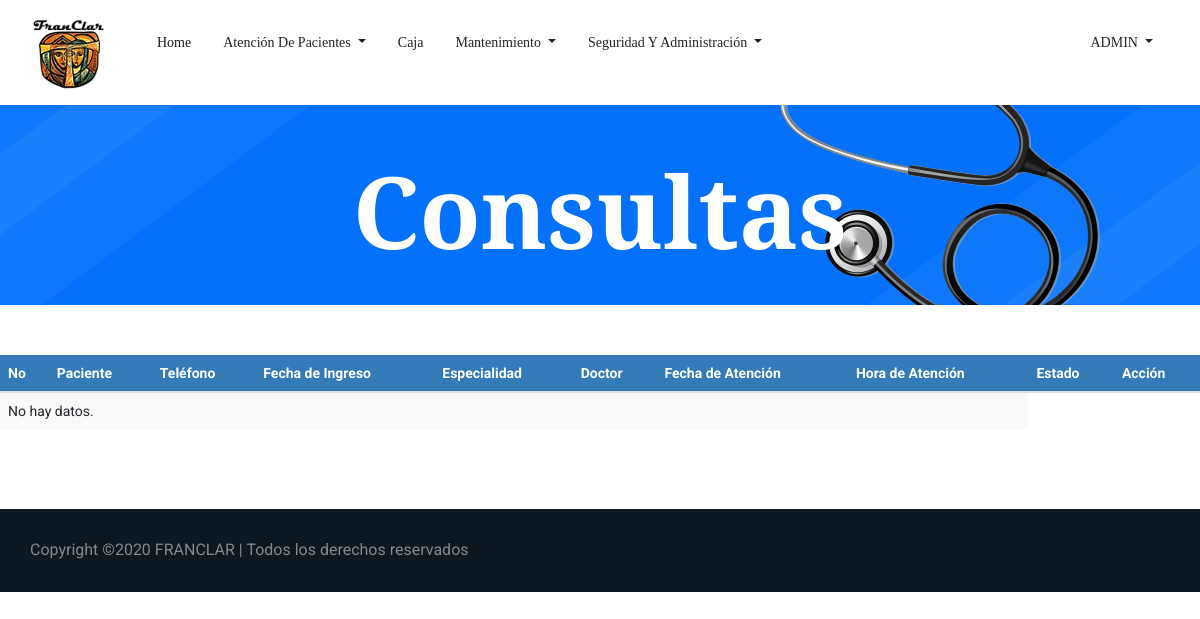
The page /Consulta.php (signed in) on the database as committed earlier.
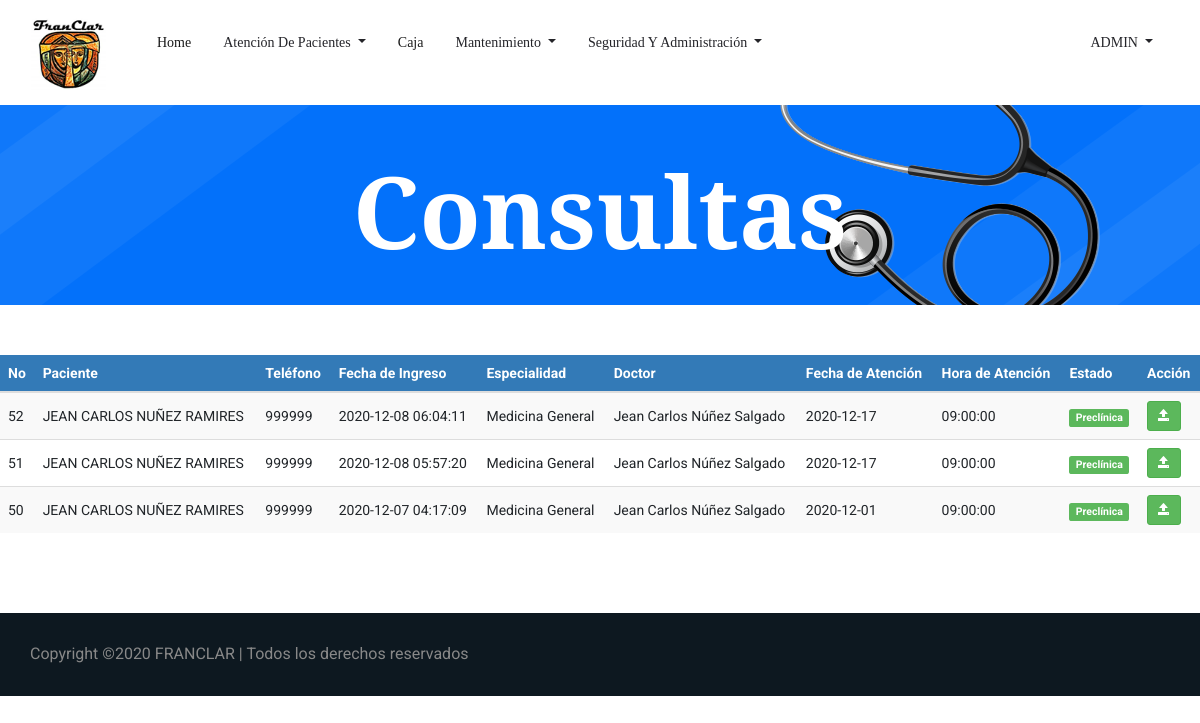
The same page on the database as committed later.
### tables this page shows
CREATE TABLE `tbl_citas` (
  `ID_Cita` bigint(3) NOT NULL,
  `ID_Paciente` int(3) NOT NULL,
  `ID_Usuario` bigint(3) NOT NULL,
  `ID_Empleado` int(3) NOT NULL,
  `ID_Especialidad` int(3) NOT NULL,
  `ID_Estado` int(3) NOT NULL,
  `Fec_Creacion` timestamp NOT NULL DEFAULT current_timestamp(),
  `Fec_Atencion` date NOT NULL,
  `Hora_Atencion` time NOT NULL,
  `Precio` int(5) NOT NULL,
  `Usuario_crea` bigint(3) DEFAULT NULL,
  `Fec_crea` date DEFAULT NULL,
  `Usuario_modif` bigint(3) DEFAULT NULL,
  `Fec_modif` date DEFAULT NULL
);

CREATE TABLE `tbl_pacientes` (
  `ID_Paciente` int(3) NOT NULL,
  `cedula` varchar(13) NOT NULL,
  `ID_Sexo` int(1) NOT NULL,
  `ID_Est_Civil` int(3) NOT NULL,
  `ID_Tipo_Sangre` int(3) NOT NULL,
  `ID_Religion` int(3) NOT NULL,
  `ID_TipoPaciente` int(3) NOT NULL,
  `Nom_Paciente` varchar(255) NOT NULL,
  `Fec_Nacimiento` date NOT NULL,
  `Edad` int(3) NOT NULL,
  `Dir_Paciente` varchar(255) NOT NULL,
  `Tel_Paciente` int(8) NOT NULL,
  `Cel_Paciente` int(8) NOT NULL,
  `Email` varchar(50) NOT NULL,
  `Contacto_Emergencia` varchar(40) NOT NULL,
  `ID_Parentesco` int(3) NOT NULL,
  `Tel_Emergencia` int(8) NOT NULL,
  `Cel_Emergencia` int(8) NOT NULL,
  `Antecedentes_Personales` varchar(500) DEFAULT NULL,
  `Antecedentes_Hospitalarios` varchar(500) DEFAULT NULL,
  `Antecedentes_Alergicos` varchar(500) DEFAULT NULL,
  `Antecedentes_Familiares` varchar(500) DEFAULT NULL,
  `Habitos` varchar(500) DEFAULT NULL,
  `Usuario_crea` bigint(3) DEFAULT NULL,
  `Fec_crea` date DEFAULT NULL,
  `Usuario_modif` bigint(3) DEFAULT NULL,
  `Fec_modif` date DEFAULT NULL
);

CREATE TABLE `tbl_especialidad` (
  `ID_especialidad` int(3) NOT NULL,
  `Descripcion_espec` varchar(30) NOT NULL,
  `Precio` int(5) NOT NULL
);

CREATE TABLE `tbl_empleado` (
  `ID_Empleado` int(3) NOT NULL,
  `Nom_Empleado` varchar(50) NOT NULL,
  `ID_Sexo` int(1) NOT NULL,
  `ID_Est_Civil` int(3) NOT NULL,
  `ID_Cargo` int(3) NOT NULL,
  `ID_Especialidad` int(3) NOT NULL,
  `Cedula` varchar(13) NOT NULL,
  `Fec_Nacimiento` date NOT NULL,
  `Dir_Empleado` varchar(255) NOT NULL,
  `Tel_Empleado` int(8) NOT NULL,
  `Cel_Empleado` int(8) NOT NULL,
  `Salario` int(6) NOT NULL,
  `Usuario_crea` bigint(3) DEFAULT NULL,
  `Fec_crea` date DEFAULT NULL,
  `Usuario_modif` bigint(3) DEFAULT NULL,
  `Fec_modif` date DEFAULT NULL
);

CREATE TABLE `tbl_estado_cita` (
  `ID_Estado` int(3) NOT NULL,
  `Descripcion_est_cita` varchar(20) NOT NULL
);

### Consulta.php (the view, shortened to what this page needs)
<!doctype html>
<html lang="es">
<?php
include 'head.php'
?>
<body>
    <?php
    include 'header.php'
    ?>
    <section class="breadcrumb_part breadcrumb_bg">
        <div class="container">
            <div class="row">
                <div class="col-lg-12">
                    <div class="breadcrumb_iner">
                        <div class="breadcrumb_iner_item">
                            <h2>Consultas</h2>
                        </div>
                    </div>
                </div>
            </div>
        </div>
    </section>
    <br>
	<br>
    <div class="table-responsive">
			<table id="datatableUsuarios" class="table table-striped table-hover" cellspacing="0" width="100%">
            	<thead>
				<tr>
					<th>No</th>
					<th>Paciente</th>
					<th>Teléfono</th>
					<th>Fecha de Ingreso</th>
					<th>Especialidad</th>
                    <th>Doctor</th>
                    <th>Fecha de Atención</th>
                    <th>Hora de Atención</th>
                    <th>Estado</th>
				    <th>Acción</th>
				</tr>
				</thead>
				<tbody>
				<?php
				$sql = mysqli_query($con, "SELECT tbl_citas.ID_Cita,
				tbl_pacientes.Nom_Paciente,
				tbl_pacientes.Cel_Paciente,
				tbl_citas.Fec_Creacion,
				tbl_especialidad.Descripcion_espec,
				tbl_empleado.Nom_Empleado,
				tbl_citas.Fec_Atencion,
				tbl_citas.Hora_Atencion,
				tbl_estado_cita.Descripcion_est_cita FROM tbl_citas
				INNER JOIN tbl_pacientes on tbl_citas.ID_Paciente = tbl_pacientes.ID_Paciente
				INNER JOIN tbl_especialidad on tbl_citas.ID_Especialidad = tbl_especialidad.ID_Especialidad
				INNER JOIN tbl_empleado on tbl_citas.ID_Empleado = tbl_empleado.ID_Empleado
				INNER JOIN tbl_estado_cita on tbl_citas.ID_Estado = tbl_estado_cita.ID_Estado WHERE tbl_estado_cita.ID_Estado = 2 ORDER BY tbl_citas.Fec_Creacion DESC");
				if(mysqli_num_rows($sql) == 0){
					echo '<tr><td colspan="8">No hay datos.</td></tr>';
				}else{
					while($row = mysqli_fetch_assoc($sql)){
						echo '
						<tr>
						<td>'.$row['ID_Cita'].'</td>
						<td>'.$row['Nom_Paciente'].'</td>
						<td>'.$row['Cel_Paciente'].'</td>
						<td>'.$row['Fec_Creacion'].'</td>
						<td>'.$row['Descripcion_espec'].'</td>
						<td>'.$row['Nom_Empleado'].'</td>
						<td>'.$row['Fec_Atencion'].'</td>
						<td>'.$row['Hora_Atencion'].'</td>
						<td><span class="label label-success">'.$row['Descripcion_est_cita'].'</span></td>
						<td>
                            <a href="agregarconsulta.php?nik='.$row['ID_Cita'].'" title="Realizar Consulta" class="btn btn-success btn-sm"><span class="glyphicon glyphicon-open" aria-hidden="true"></span></a>
						</td>
						</tr>
						';
					}
				}
				?>
			</table>
		 </div>
         <br>
     <br>
     <br>
    <?php
        include 'Copyright.php'
    ?>
</body>
</html>

Rows that differ between the two databases and show on the page:
added tbl_citas: ID_Cita "52", ID_Paciente.Nom_Paciente "JEAN CARLOS NUÑEZ RAMIRES", ID_Paciente.Cel_Paciente "999999", Fec_Creacion "2020-12-08 06:04:11", ID_Especialidad.Descripcion_espec "Medicina General", ID_Empleado.Nom_Empleado "Jean Carlos Núñez Salgado", Fec_Atencion "2020-12-17", Hora_Atencion "09:00:00", ID_Estado.Descripcion_est_cita "Preclínica"
added tbl_citas: ID_Cita "51", ID_Paciente.Nom_Paciente "JEAN CARLOS NUÑEZ RAMIRES", ID_Paciente.Cel_Paciente "999999", Fec_Creacion "2020-12-08 05:57:20", ID_Especialidad.Descripcion_espec "Medicina General", ID_Empleado.Nom_Empleado "Jean Carlos Núñez Salgado", Fec_Atencion "2020-12-17", Hora_Atencion "09:00:00", ID_Estado.Descripcion_est_cita "Preclínica"
now on this page (row edited): tbl_citas: ID_Cita "50", ID_Paciente.Nom_Paciente "JEAN CARLOS NUÑEZ RAMIRES", ID_Paciente.Cel_Paciente "999999", Fec_Creacion "2020-12-07 04:17:09", ID_Especialidad.Descripcion_espec "Medicina General", ID_Empleado.Nom_Empleado "Jean Carlos Núñez Salgado", Fec_Atencion "2020-12-01", Hora_Atencion "09:00:00", ID_Estado.Descripcion_est_cita "Preclínica"
Other text that changed with them:
text no longer shown: "No hay datos."
